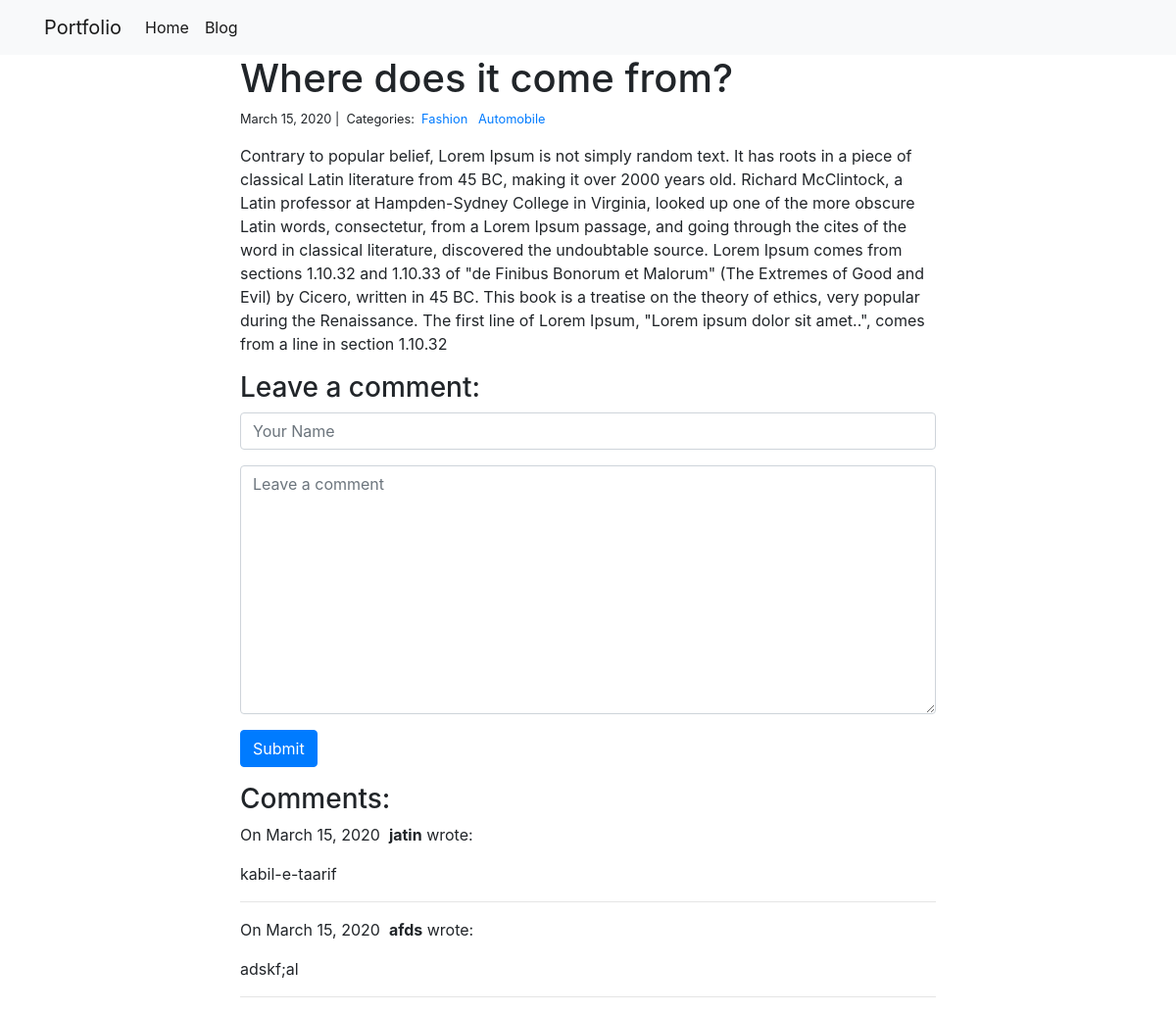
Page /blog/3/ on the committed database.
### blog/models.py (models this page shows)
class Post(models.Model):
    title = models.CharField(max_length=250)
    body = models.TextField()
    created_on = models.DateTimeField(auto_now_add=True)
    last_modified = models.DateTimeField(auto_now=True)
    categories = models.ManyToManyField('Category', related_name='posts')

class Category(models.Model):
    name = models.CharField(max_length=20)

class Comment(models.Model):
    author = models.CharField(max_length=60)
    body = models.TextField()
    created_on = models.DateTimeField(auto_now_add=True)
    post = models.ForeignKey('Post', on_delete=models.CASCADE)

### blog/views.py (the view, shortened to what this page needs)
# urls.py: path("<int:pk>/", views.blog_detail, name="blog_detail"),
def blog_detail(request, pk):
    post = Post.objects.get(id=pk)
    form = CommentForm()
    comments = Comment.objects.filter(post=post)
    context = {
        'post': post,
        'comments': comments,
        'form' : form,
    }
    return render(request, "blog_detail.html", context)

### blog/forms.py
class CommentForm(forms.Form):
    author = forms.CharField(max_length=60, widget=forms.TextInput(attrs={
        "class": "form-control",
        "placeholder": "Your Name"
    }))
    body = forms.CharField(widget=forms.Textarea(attrs={
        "class": "form-control",
        "placeholder": "Leave a comment"
    }))

### blog/templates/blog_detail.html (shortened to what this page needs)
{% extends "base.html" %}
{% block page_content %}
<div class="col-md-8 offset-md-2">
    <h1>{{ post.title }}</h1>
    <small>
        {{ post.created_on.date }} |&nbsp;
        Categories:&nbsp;
        {% for category in post.categories.all %}
        <a href="{% url 'blog_category' category.name %}">
            {{ category.name }}
        </a>&nbsp;
        {% endfor %}
    </small>
    <p>{{ post.body | linebreaks }}</p>
    <h3>Leave a comment:</h3>
    <form action="/blog/{{ post.pk }}/" method="post">
        <div class="form-group">
            {{ form.author }}
        </div>
        <div class="form-group">
            {{ form.body }}
        </div>
        <button type="submit" class="btn btn-primary">Submit</button>
    </form>
    <h3>Comments:</h3>
    {% for comment in comments %}
    <p>
        On {{comment.created_on.date }}&nbsp;
        <b>{{ comment.author }}</b> wrote:
    </p>
    <p>{{ comment.body }}</p>
    <hr>
    {% endfor %}
</div>
{% endblock %}

### templates/base.html (shortened to what this page needs)
<link rel="stylesheet" href="https://stackpath.bootstrapcdn.com/bootstrap/4.1.3/css/bootstrap.min.css">
<nav class="navbar navbar-expand-lg navbar-light bg-light">
    <div class="container">
        <a class="navbar-brand" href="{% url 'project_index' %}">Portfolio</a>
        <div class="collapse navbar-collapse" id="navbarSupportedContent">
          <ul class="navbar-nav mr-auto">
            <li class="nav-item active">
              <a class="nav-link" href="{% url 'project_index' %}">Home</a>
            </li>
             <li class="nav-item active">
              <a class="nav-link" href="{% url 'blog_index' %}">Blog</a>
            </li>
          </ul>
        </div>
    </div>
</nav>
<div class="container">
    {% block page_content %}{% endblock %}
</div>

### rows in the picture
Post: title "Where does it come from?", created_on "March 15, 2020", body "Contrary to popular belief, Lorem Ipsum is not simply random text. It has roots in a piece of classical Latin literature from 45 BC, making it over 2000 years old. Richard McClintock, a Latin professor at Hampden-Sydney College in Virginia, looked up one of the more obscure Latin words, consectetur, from a Lorem Ipsum passage, and going through the cites of the word in classical literature, discovered the undoubtable source. Lorem Ipsum comes from sections 1.10.32 and 1.10.33 of \"de Finibus Bonorum et Malorum\" (The Extremes of Good and Evil) by Cicero, written in 45 BC. This book is a treatise on the theory of ethics, very popular during the Renaissance. The first line of Lorem Ipsum,…"
Category: name "Fashion"
Category: name "Automobile"
Comment: created_on "March 15, 2020", author "jatin", body "kabil-e-taarif"
Comment: created_on "March 15, 2020", author "afds", body "adskf;al"
